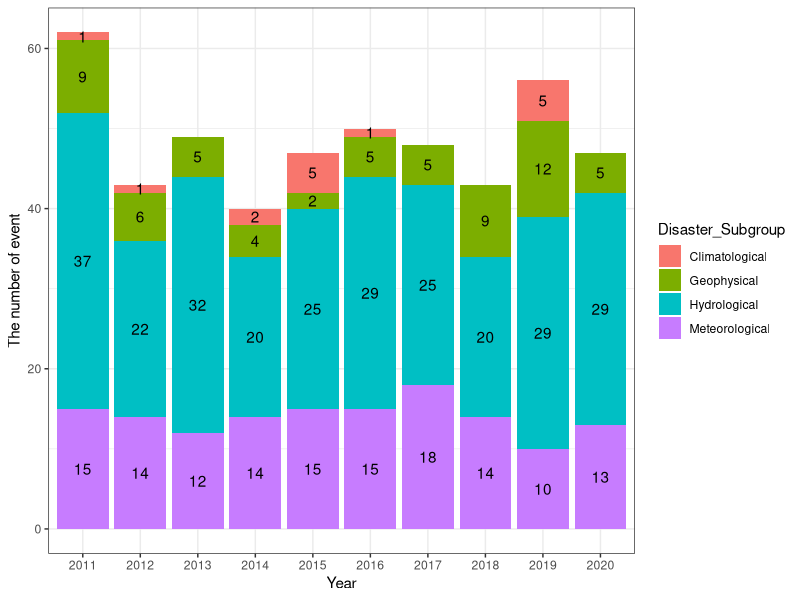
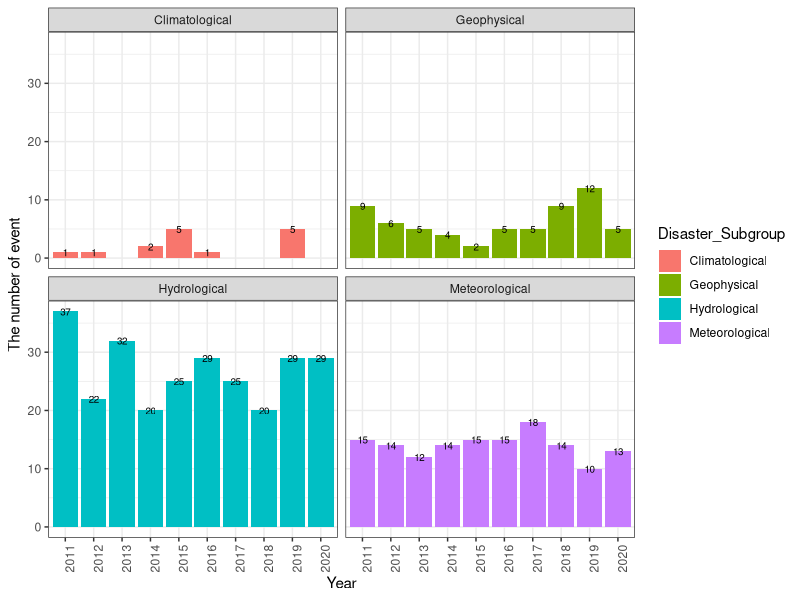
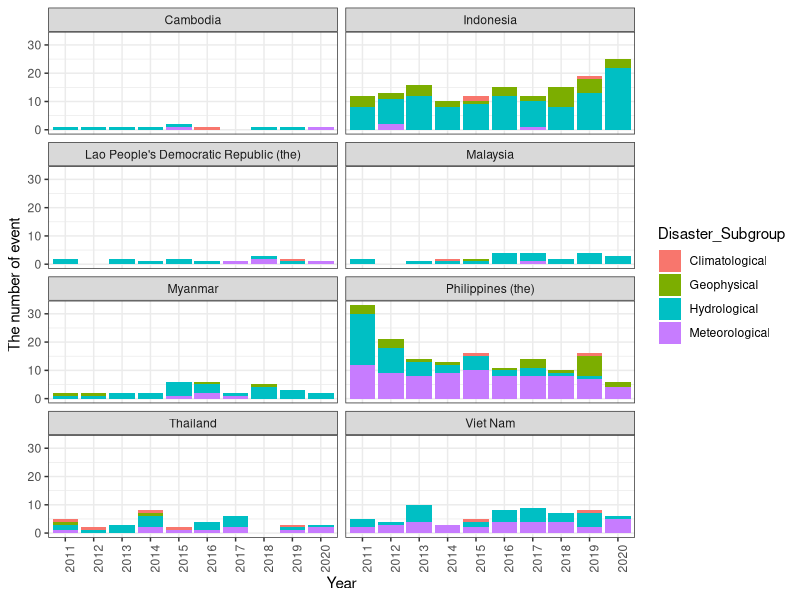
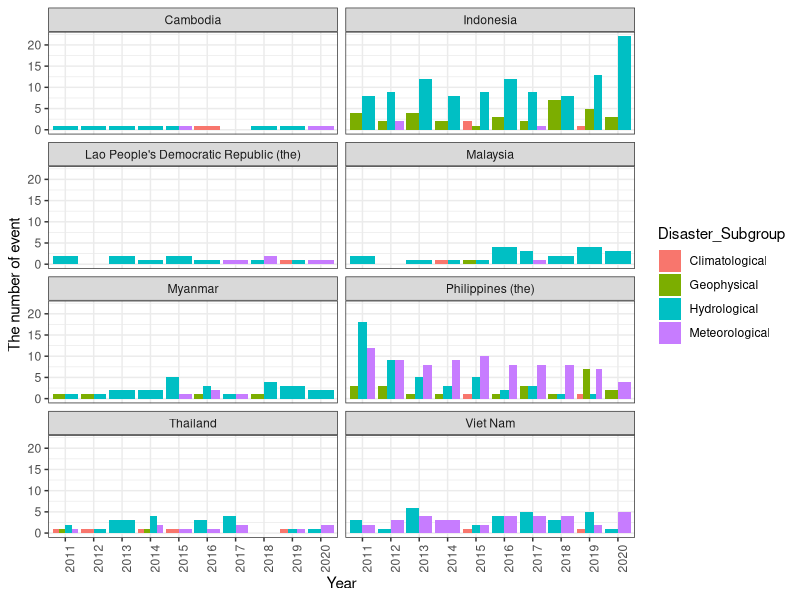
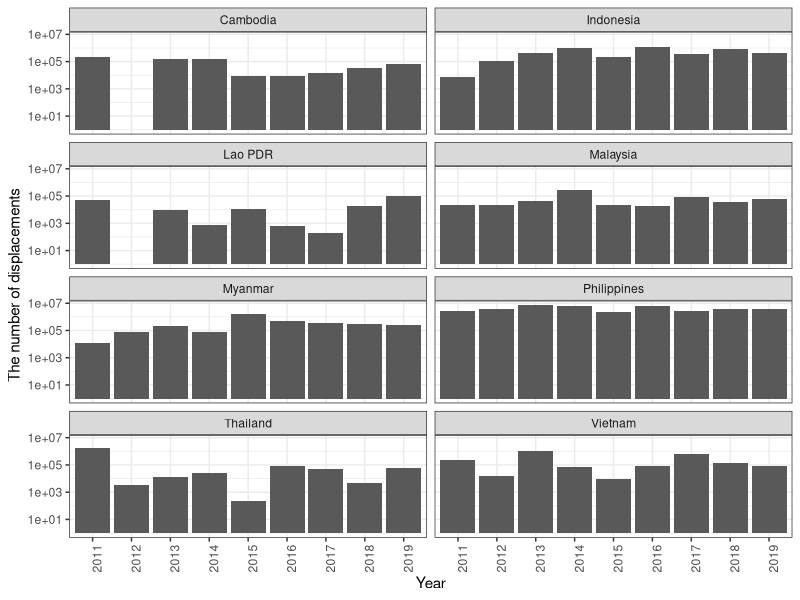
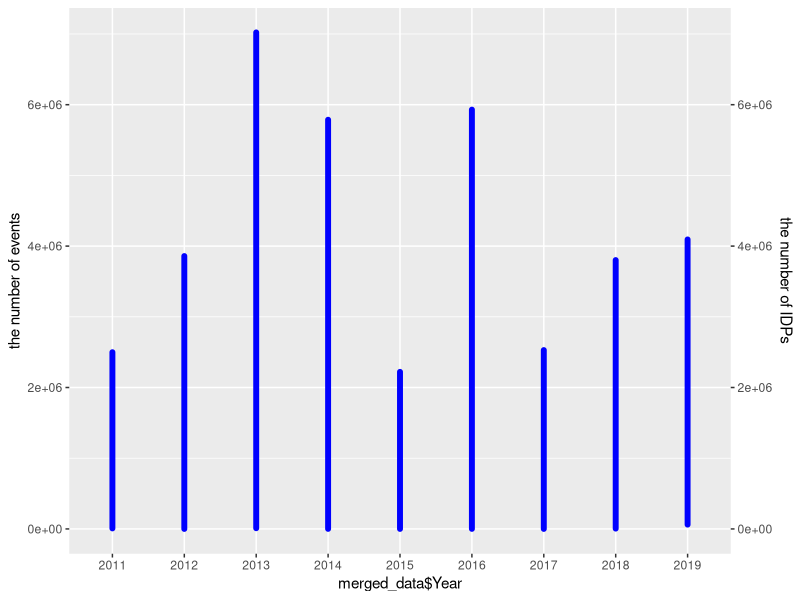
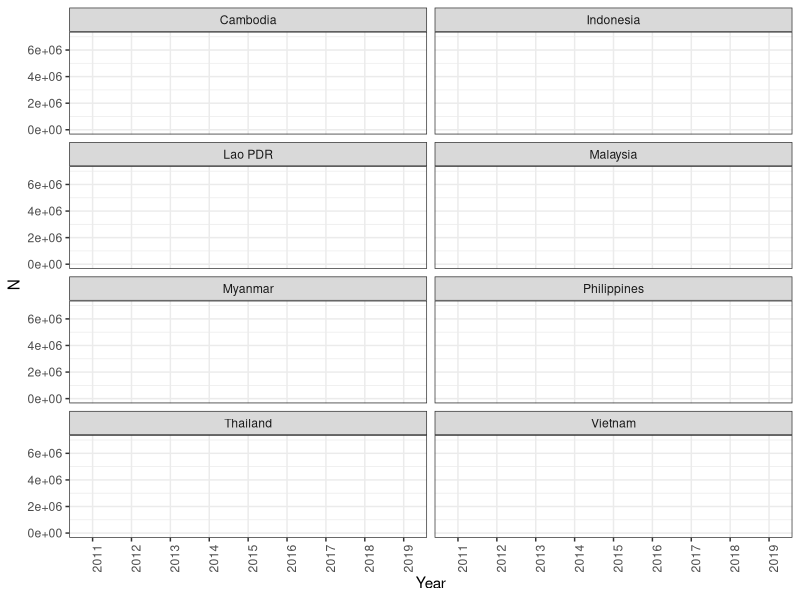

Here is the R script that generated these plots, in order:
## ---- chunk 1
# Packages

knitr::opts_chunk$set(echo = TRUE)
#install.packages("tidyverse")
library(tidyverse)
#install.packages("reshape")
library(readxl)
#install.packages("reshape2")
library(reshape2)
library(reshape)
#install.packages("writexl")
library(writexl)
library(dplyr)
library(ggplot2)
## ---- chunk 2
# download
natural_disaster_2011_2020 <- read_excel("natural_disaster_2011_2020.xlsx")

# delete unnecessary rows
natural_disaster_2011_2020 <- natural_disaster_2011_2020[-1:-5, ]

# rename the variables 
names(natural_disaster_2011_2020) <- c('Dis_No', 'Year', 'Seq', 'Disaster_Group', 'Disaster_Subgroup', 'Disaster_Type', 'Disaster_Subtype', 'Disaster_Subsubtype', 'Event_Name', 'Entry_Criteria', 'Country', 'ISO', 'Region', 'Continent', 'Location', 'Origin', 'Associated_Dis', 'Associated_Dis2', 'OFDA_Response', 'Appeal', 'Declaration', 'Aid_Contribution', 'Dis_Mag_Value', 'Dis_Mag_Scale', 'Latitude', 'Longitude', 'Local_Time', 'River_Basin', 'Start_Year', 'Start_Month', 'Start_Day', 'End_Year', 'End_Month', 'End_Day', 'Total_Deaths', 'No_injured', 'No_affected', 'No_Homeless', 'Total_Affected', 'Reconstruction_Costs', 'Insured_Damages', 'Total_Damage', 'CPI')

# delete unnecessary rows
natural_disaster_2011_2020 <- natural_disaster_2011_2020[-1, ]

# select necessary variables(columns)
data <- select(natural_disaster_2011_2020, 'Dis_No', 'Year', 'Seq', 'Disaster_Type', 'Disaster_Subgroup', 'Country', 'Dis_Mag_Value', 'Dis_Mag_Scale', 'Latitude', 'Longitude', 'Start_Year', 'Start_Month', 'Start_Day', 'End_Year', 'End_Month', 'End_Day', 'Total_Deaths', 'No_injured', 'No_affected', 'No_Homeless', 'Total_Affected', 'Total_Damage')

# select countries
## Cambodia, Indonesia, Philippines (the),  Malaysia, Thailand, Lao People's Democratic Republic (the),  Myanmar,  Singapore,  Vietnam.
data <- data %>%
  filter(Country %in% c("Cambodia", "Indonesia", "Philippines (the)",  "Malaysia", "Thailand", "Lao People's Democratic Republic (the)",  "Myanmar",  "Singapore",  "Viet Nam"))

## ---- chunk 3
# Change in the number of all disasters (group by year)
all <- data %>% 
  filter(Disaster_Subgroup %in% c("Climatological", "Meteorological", "Hydrological", "Geophysical")) %>%
  group_by(Year, Disaster_Subgroup) %>%
  summarise(N=n(), na.rm = TRUE)

# 1) stacked bar graph 
all_bar <- ggplot(all, aes(x = Year, y = N, fill = Disaster_Subgroup)) + 
  geom_bar(stat="identity") +
  theme_bw() +
  labs(x="Year", y="The number of event") + 
  geom_text(aes(label= N), position = position_stack(vjust=0.5)) 
all_bar

# 2) separated bar graph
all_bar2 <- ggplot(all, aes(x = Year, y = N, fill = Disaster_Subgroup)) +
  geom_bar(stat="identity", position="dodge")+
  theme_bw() + 
  facet_wrap(~Disaster_Subgroup, ncol=2) +
  labs(x="Year", y="The number of event") + 
  geom_text(aes(label= N), size = 2.5) +
  theme(axis.text.x=element_text(angle=90, hjust=1))
all_bar2


# Change in the number of disaster (group by country)
country <- data %>% 
  filter(Disaster_Subgroup %in% c("Climatological", "Meteorological", "Hydrological", "Geophysical")) %>%
  group_by(Year, Disaster_Subgroup, Country) %>%
  summarise(N=n(), na.rm = TRUE)

# 1) stacked bar graph
country_bar <- ggplot(country, aes(x = Year, y = N, fill = Disaster_Subgroup)) + 
  geom_bar(stat="identity") +
  labs(x="Year", y="The number of event") + 
  facet_wrap(~Country, ncol=2) +  
  theme_bw() +
  theme(axis.text.x=element_text(angle=90, hjust=1)) 
country_bar

# 2) separated bar graph
country_bar2 <- ggplot(country, aes(x = Year, y = N, fill = Disaster_Subgroup)) +
  geom_bar(stat="identity", position="dodge")+
  labs(x="Year", y="The number of event") + 
  facet_wrap(~Country, ncol=2) +  
  theme_bw() +
  theme(axis.text.x=element_text(angle=90, hjust=1))
country_bar2
## ---- chunk 4
#1. Grouping data by year and country
country_events <- data %>% 
  filter(Disaster_Subgroup %in% c("Climatological", "Meteorological", "Hydrological", "Geophysical")) %>%
  group_by(Year, Country) %>%
  summarise(N=n(), na.rm = TRUE)

###str(country_events)

#2. Changing value
country_events$Country <- recode(country_events$Country, "Philippines (the)" = "Philippines", "Lao People's Democratic Republic (the)" = "Lao PDR", "Viet Nam" = "Vietnam")
## ---- chunk 5
#download
idp_dt <- read.table("IDP_data.csv", sep = ";", header = TRUE, stringsAsFactors = FALSE)

# We have three countries for which we don't have data at all or not enough data for the analysis: Brunei, Singapore and Timor-Leste. So we take them out. Also we transform dataset into tibble format for later. 

idp_clean <- idp_dt[-c(7,10,11),]
idp_clean_t <- as.tibble(idp_clean)


# Preparing data for individual countries 
# 1) Selecting the countries and variables we need 
country_idp <- idp_clean_t %>%
  filter(Country.Name %in% c("Cambodia", "Indonesia", "Philippines", "Malaysia", "Thailand", "Lao PDR", "Myanmar", "Vietnam")) %>% 
  select(-2)

#2) Transforming variables to numeric format (to be able late to use log() function)
country_idp <- country_idp %>% mutate_at(vars(X2011, X2012, X2013, X2014, X2015, X2016, X2017, X2018, X2019), as.numeric) 
names(country_idp)[2] <- "2011"
names(country_idp)[3]<- "2012"
names(country_idp)[4]<- "2013"
names(country_idp)[5]<- "2014"
names(country_idp)[6]<- "2015"
names(country_idp)[7]<- "2016"
names(country_idp)[8]<- "2017"
names(country_idp)[9]<- "2018"
names(country_idp)[10]<- "2019"

#3) Changing from wide to long format (to be able to use ggplot2)
country_idp <- as.data.frame(country_idp)
country_idp_long <- melt(data = country_idp,
                         id.vars = "Country.Name",
                         variable.name = "Year",
                         value.name = "IDPs")
names(country_idp_long) <- c('Country', 'Year', 'IDPs')

#4) Again transforming to tibble format (as the process of making data long resulted in turning back again the data.frame)
country_idp_long_t <- as.tibble(country_idp_long) %>%
  mutate_at(vars(IDPs), as.numeric) 
## ---- chunk 6
#Building graphs -> number of IDPs per country per year;
country_idp_bar <- ggplot(country_idp_long_t, aes(x = Year, y = IDPs)) +
  geom_bar(stat = "identity") +
  labs(x = "Year", y = "The number of displacements") +
  facet_wrap(~Country, ncol = 2) +
  theme_bw() +
  theme(axis.text.x = element_text(angle = 90, hjust = 1)) +
  scale_y_log10() 

country_idp_bar
## ---- chunk 7
# merge
merged_data <- left_join(country_idp_long_t, country_events, by = c("Year", "Country"))

# NA imputation
#1) Natural diseaster events 
merged_data$N[is.na(merged_data$N)] <- 0 
#2) IDPs
merged_data$IDPs[is.na(merged_data$IDPs)] <- 0 
  

# Plot 
ggplot() + 
  geom_bar(aes(x = merged_data$Year, y = merged_data$N), stat = "identity", fill = "grey") +
  geom_line(aes(x = merged_data$Year, y = merged_data$IDPs), size = 2, color = "blue") + 
  scale_y_continuous(name = "the number of events", 
     sec.axis = sec_axis(~., name = "the number of IDPs"))

dual <- ggplot(merged_data, aes(x = Year))
dual <- dual + geom_bar(aes(y = N), stat="identity", position="dodge") +  facet_wrap(~Country, ncol=2) +  
  theme_bw() +
  theme(axis.text.x=element_text(angle=90, hjust=1))

dual <- dual + geom_line(aes(y = IDPs), color = "red", size = 2)

dual
